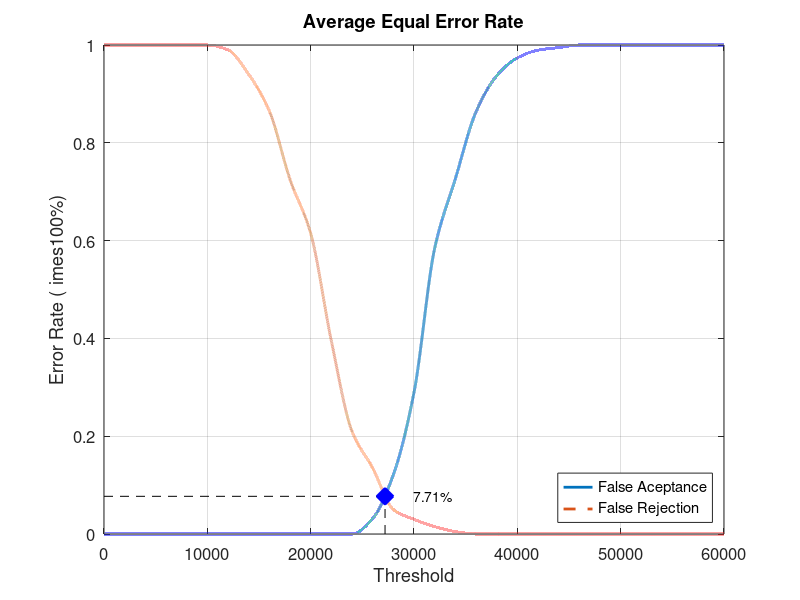
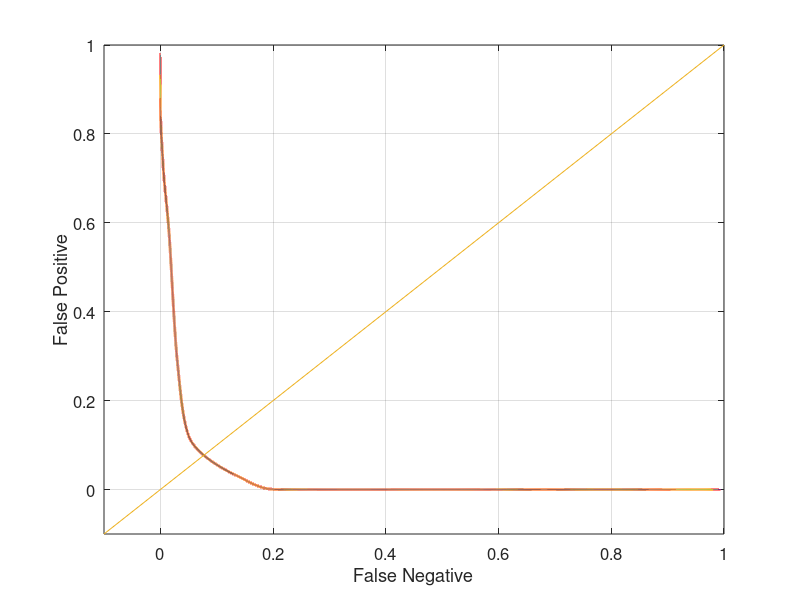

Source code (MATLAB) for these figures, in order:
close all;
clear;
clc;
x = 0:2000:60000;
xq = 0:0.5:60000;

y0 = [0 0 0 0 0 0 0 0 0 0 0 0 0 0.0315789 0.121053 0.289474 0.584211 0.726316 0.863158 0.936842 0.973684 0.989474 0.994737 1 1 1 1 1 1 1 1]
yy0 = interp1(x, y0, xq, 'pchip');
y1 = [1 1 1 1 1 1 0.99 0.94 0.865 0.725 0.615 0.395 0.21 0.135 0.05 0.03 0.015 0.005 0 0 0 0 0 0 0 0 0 0 0 0 0]
yy1 = interp1(x, y1, xq, 'pchip');

% Calculating EER: 
y2 = abs(y0 - y1);
find(y2 == min(y2))
yy2 = abs(yy0 - yy1);
xEER = find(yy2 == min(yy2));
xEERIndex = xq(xEER) % X-axis EER
yEER = yy0(xEER) % Y-axis EER

main = figure
plot(xq, yy0,'-','LineWidth', 2);	hold on
plot(xq, yy1,'--','LineWidth', 2);	hold on
plot([xEERIndex xEERIndex], [0 yEER], 'k--');	hold on
plot([0 xEERIndex], [yEER yEER], 'k--');	hold on
plot(xEERIndex, yEER, 'bx', 'LineWidth', 10);	hold on
text(xEERIndex + 10 * xEERIndex / 100, yEER, [num2str(round((10000 * yEER)) / 100) '%'])
legend('False Aceptance', 'False Rejection', 'Location', 'SouthEast')
xlabel('Threshold')
ylabel('Error Rate (	imes100%)')
title('Average Equal Error Rate')
set(gca, 'FontSize', 12)
axis([0 60000 0 1])
grid on

print(main, 'Database5_4Main', '-dpng');
FNRxFPR = figure('Color', [1 1 1]);
plot(yy1, yy0, '-', yy1, yy0, 'LineWidth', 2);
hold on
y = -0.1:0.1:1
plot(y, y); 
set(gca, 'FontSize', 12)
xlabel('False Negative')
ylabel('False Positive')
axis([-0.1 1 -0.1 1])
set(gca, 'FontSize', 12)
grid on

print(FNRxFPR, 'Database5_4FNRxFPR','-dpng');
